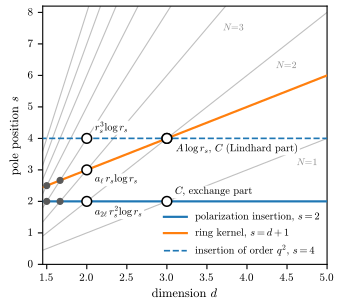

Write the Python code that produced this figure.
"""Main-text Fig. 1: positions s of the Mellin poles as functions of d.

Reads ../mpp_checks/figure_data/fig1_poles.csv and fig1_coincidences.csv
(written by ../mpp_checks/fig_data.py).
"""
import csv, os
import numpy as np
import matplotlib.pyplot as plt
import figstyle as st

NAME = 'fig1_poles'
XLIM = (1.45, 5.0)
YLIM = (0.0, 8.2)


def read(name):
    with open(os.path.join(st.DATA, name)) as f:
        return list(csv.DictReader(f))


def main():
    st.apply()
    poles = read('fig1_poles.csv')
    d = np.array([float(r['d']) for r in poles])
    ncol = sorted(k for k in poles[0] if k.startswith('s_N'))
    col = {k: np.array([float(r[k]) for r in poles]) for k in poles[0]}

    fig = plt.figure(figsize=st.figsize(NAME, 0.91))
    ax = fig.add_axes([0.125, 0.135, 0.845, 0.845])

    # screening poles s = N(d-1), N = 1..8
    for k in ncol:
        ax.plot(d, col[k], color=st.GRAY_LIGHT, lw=st.LW['thin'], zorder=1)
    for N, (x, y) in {1: (4.62, 3.22), 2: (4.36, 6.30), 3: (3.70, 7.50)}.items():
        ax.text(x, y, rf'$N\!=\!{N}$', color='0.55', fontsize=st.FONT['annotation'] - 0.5,
                ha='left', va='center', zorder=2)

    # kernel poles
    ax.plot(d, col['s_insertion'], color=st.BLUE, lw=st.LW['main'], zorder=3,
            label=r'polarization insertion, $s=2$')
    ax.plot(d, col['s_rings'], color=st.ORANGE, lw=st.LW['main'], zorder=3,
            label=r'ring kernel, $s=d+1$')
    ax.plot(d, col['s_q2_insertion'], color=st.BLUE, lw=st.LW['secondary'], ls=(0, (3.7, 1.6)),
            zorder=3, label=r'insertion of order $q^2$, $s=4$')

    # coincidences: open circles at d = 2, 3; filled dots at the noninteger
    # resonant dimensions of the solid lines inside the plotted range
    for r in read('fig1_coincidences.csv'):
        x, s = float(r['d']), float(r['s'])
        if not (XLIM[0] <= x < XLIM[1]):
            continue
        if r['integer_d'] == 'True':
            ax.plot(x, s, 'o', ms=7.0, mfc='white', mec='black', mew=1.1, zorder=5)
        elif r['kernel_pole'] != 'q^2 insertion s=4':
            ax.plot(x, s, 'o', ms=4.2, mfc='0.35', mec='0.35', zorder=5)

    box = dict(fc='white', ec='none', pad=0.6)
    fa = st.FONT['annotation']
    ax.text(3.10, 2.12, r'$C$, exchange part', fontsize=fa, ha='left', va='bottom', bbox=box, zorder=4)
    ax.text(3.11, 3.84, r'$A\,\log r_s$, $C$ (Lindhard part)', fontsize=fa, ha='left', va='top', bbox=box, zorder=4)
    ax.text(2.10, 1.86, r'$a_{2\ell}\,r_s^2\log r_s$', fontsize=fa, ha='left', va='top', bbox=box, zorder=4)
    ax.text(2.10, 2.86, r'$a_\ell\,r_s\log r_s$', fontsize=fa, ha='left', va='top', bbox=box, zorder=4)
    ax.text(2.10, 4.14, r'$r_s^3\log r_s$', fontsize=fa, ha='left', va='bottom', bbox=box, zorder=4)

    ax.set_xlim(*XLIM)
    ax.set_ylim(*YLIM)
    ax.set_xticks(np.arange(1.5, 5.01, 0.5))
    ax.set_yticks(range(0, 9))
    ax.set_xlabel(r'dimension $d$')
    ax.set_ylabel(r'pole position $s$')
    leg = ax.legend(loc='lower right', frameon=True, framealpha=1.0, edgecolor='none',
                    borderaxespad=0.3, handlelength=2.2)
    leg.set_zorder(6)
    return st.save(fig, NAME)


if __name__ == '__main__':
    print(main())
